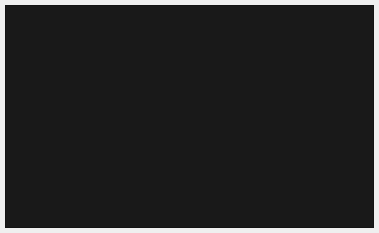
<?xml version="1.0" encoding="UTF-8"?>
<ui version="4.0">
 <class>video_widget</class>
 <widget class="CardWidget" name="video_widget">
  <property name="geometry">
   <rect>
    <x>0</x>
    <y>0</y>
    <width>379</width>
    <height>233</height>
   </rect>
  </property>
  <property name="windowTitle">
   <string>Form</string>
  </property>
  <layout class="QGridLayout" name="gridLayout">
   <property name="leftMargin">
    <number>0</number>
   </property>
   <property name="topMargin">
    <number>0</number>
   </property>
   <property name="rightMargin">
    <number>0</number>
   </property>
   <property name="bottomMargin">
    <number>0</number>
   </property>
   <item row="0" column="0">
    <widget class="CardWidget" name="player_widget">
     <property name="sizePolicy">
      <sizepolicy hsizetype="Ignored" vsizetype="Ignored">
       <horstretch>0</horstretch>
       <verstretch>0</verstretch>
      </sizepolicy>
     </property>
     <layout class="QGridLayout" name="gridLayout_2">
      <property name="leftMargin">
       <number>5</number>
      </property>
      <property name="topMargin">
       <number>5</number>
      </property>
      <property name="rightMargin">
       <number>5</number>
      </property>
      <property name="bottomMargin">
       <number>5</number>
      </property>
      <item row="0" column="0">
       <widget class="QFrame" name="frame">
        <property name="focusPolicy">
         <enum>Qt::ClickFocus</enum>
        </property>
        <property name="styleSheet">
         <string notr="true">QFrame {
	background-color: rgb(25, 25, 25);
}
QFrame:focus {
	background-color: rgb(25, 25, 25);
    border: 1px solid #29f1ff;
    color: white;
}</string>
        </property>
        <property name="frameShape">
         <enum>QFrame::StyledPanel</enum>
        </property>
        <property name="frameShadow">
         <enum>QFrame::Raised</enum>
        </property>
        <layout class="QGridLayout" name="gridLayout_3">
         <property name="leftMargin">
          <number>0</number>
         </property>
         <property name="topMargin">
          <number>0</number>
         </property>
         <property name="rightMargin">
          <number>0</number>
         </property>
         <property name="bottomMargin">
          <number>0</number>
         </property>
         <property name="spacing">
          <number>0</number>
         </property>
         <item row="0" column="0">
          <widget class="QLabel" name="player_show">
           <property name="focusPolicy">
            <enum>Qt::NoFocus</enum>
           </property>
           <property name="styleSheet">
            <string notr="true">background-color: rgb(25, 25, 25);</string>
           </property>
           <property name="text">
            <string/>
           </property>
          </widget>
         </item>
        </layout>
       </widget>
      </item>
     </layout>
    </widget>
   </item>
  </layout>
 </widget>
 <customwidgets>
  <customwidget>
   <class>CardWidget</class>
   <extends>QFrame</extends>
   <header>qfluentwidgets</header>
   <container>1</container>
  </customwidget>
 </customwidgets>
 <resources/>
 <connections/>
</ui>
